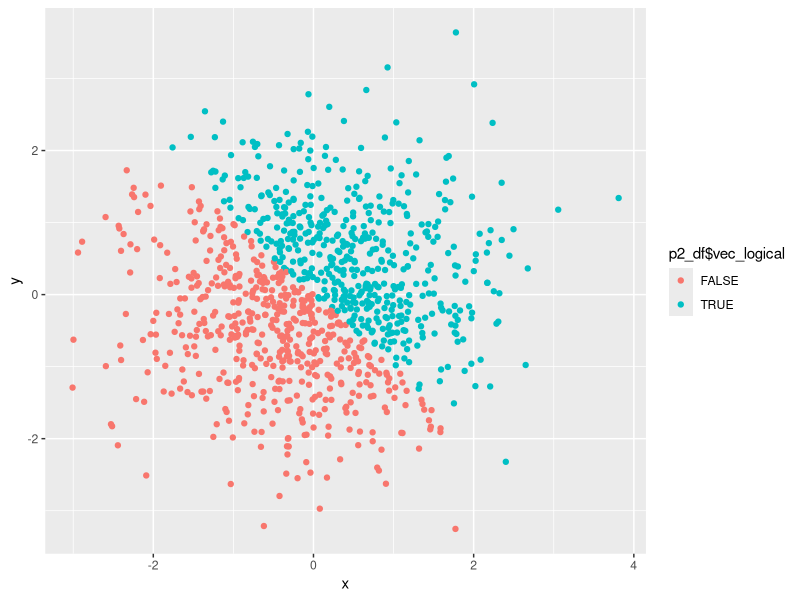
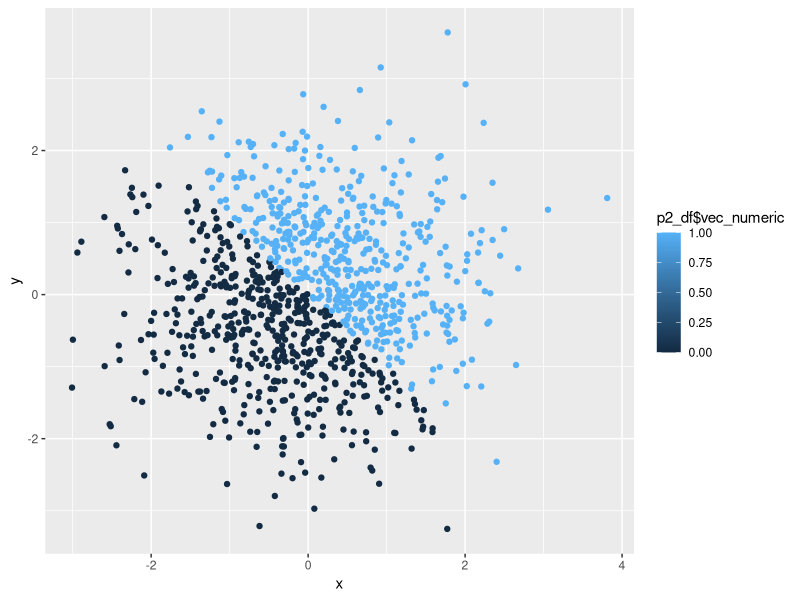
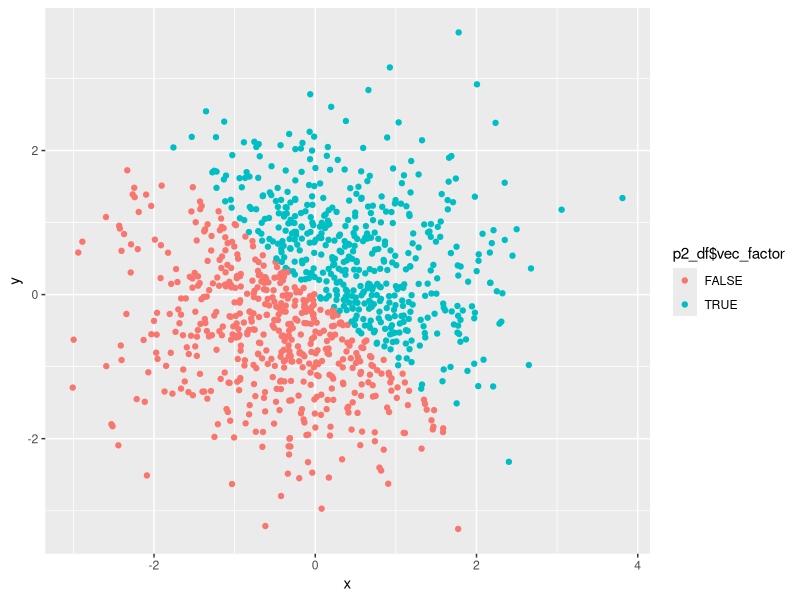
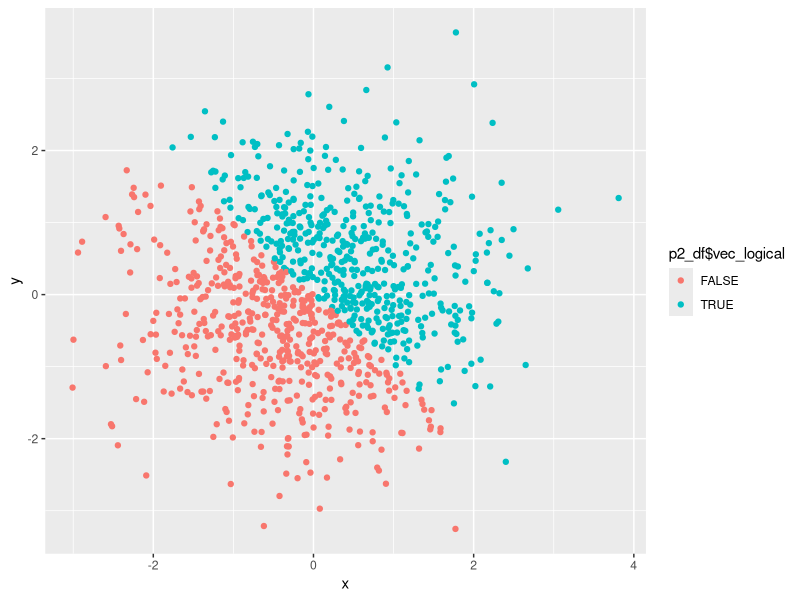

Here is the R script that generated these plots, in order:
## ---- chunk 1
library(tidyverse)
## ---- chunk 2
set.seed(1)
p1_df = tibble(
  vec_numeric = runif(10, min = 0, max = 5),
  vec_logical = vec_numeric > 2,
  vec_char = c("zhao", "qian", "sun", "li", "zhou", "wu", "zheng", "wang", "feng", "chen"),
  vec_factor = factor(c("a", "b", "c", "d", "e", "f", "g", "h", "i", "j"))
)

class(p1_df$vec_numeric)
class(p1_df$vec_logical)
class(p1_df$vec_char)
class(p1_df$vec_factor)
## ---- chunk 3
mean(p1_df$vec_numeric)
mean(p1_df$vec_logical)
mean(p1_df$vec_char)
mean(p1_df$vec_factor)
## ---- chunk 4
as.numeric(p1_df$vec_logical)
as.numeric(p1_df$vec_char)
as.numeric(p1_df$vec_factor)
## ---- chunk 5
as.numeric(as.factor(p1_df$vec_char))
as.numeric(as.character(p1_df$vec_factor))
## ---- chunk 6
p2_df = tibble(
x = rnorm(1000),
y = rnorm(1000),
vec_logical = x + y > 0,
vec_numeric = as.numeric(vec_logical),
vec_factor = as.factor(vec_logical)
)
## ---- chunk 7
ggplot(p2_df, aes(x = x, y = y, color = p2_df$vec_logical)) + geom_point()
ggsave("scatterplot_with_color_points_of_logical_variable.png")
## ---- chunk 8
ggplot(p2_df, aes(x = x, y = y, color = p2_df$vec_numeric)) + geom_point()
## ---- chunk 9
ggplot(p2_df, aes(x = x, y = y, color = p2_df$vec_factor)) + geom_point()
